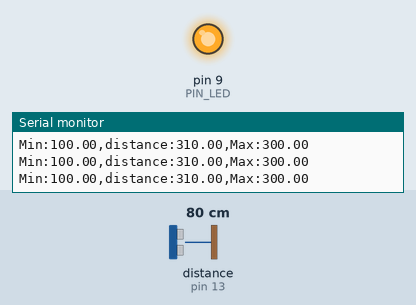
A sketch run on a simulated Arduino Uno, built with avr-gcc and run on an emulated ATmega328P. Shown: output pins drawn as LEDs (lit = HIGH), the last lines printed to the serial monitor. Wiring (inferred from the names in the program): ultrasonic range finder: trigger pin 12; echo pin 13. The test bench sets the inputs (shaded band); at power-on: distance to the obstacle (sensor on pin 13) 80 cm. The echo pulse lasts 58.3 µs per cm; pins used as bus, display or sensor lines are not drawn.

Above: at 1.2 s.
1.3 s: distance to the obstacle (sensor on pin 13) set to 18 cm
At 2.6 s:
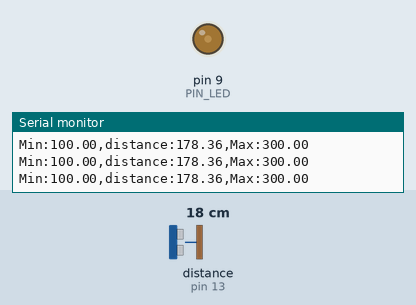
2.9 s: distance to the obstacle (sensor on pin 13) set to 2 cm
At 4.0 s:
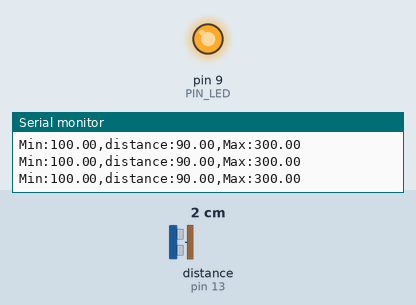
Timing chart, 0 to 5.9 s (numbered marks = the images above; inputs shaded):
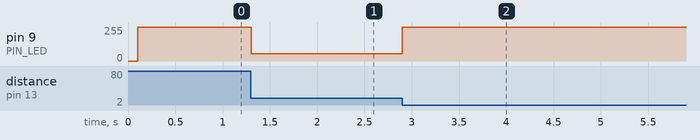

The sketch:

08_example_2.ino
```cpp
// Arduino pin assignment
#define PIN_LED  9
#define PIN_TRIG 12   // sonar sensor TRIGGER
#define PIN_ECHO 13   // sonar sensor ECHO

// configurable parameters
#define SND_VEL 346.0     // sound velocity at 24 celsius degree (unit: m/sec)
#define INTERVAL 100    // sampling interval (unit: msec)
#define PULSE_DURATION 10 // ultra-sound Pulse Duration (unit: usec)
#define _DIST_MIN 100.0   // minimum distance to be measured (unit: mm)
#define _DIST_MIDDLE 200.0
#define _DIST_MAX 300.0   // maximum distance to be measured (unit: mm)

#define TIMEOUT ((INTERVAL / 2) * 1000.0) // maximum echo waiting time (unit: usec)
#define SCALE (0.001 * 0.5 * SND_VEL) // coefficent to convert duration to distance

unsigned long last_sampling_time;   // unit: msec

void setup() {
  // initialize GPIO pins
  pinMode(PIN_LED, OUTPUT);
  pinMode(PIN_TRIG, OUTPUT);  // sonar TRIGGER
  pinMode(PIN_ECHO, INPUT);   // sonar ECHO
  digitalWrite(PIN_TRIG, LOW);  // turn-off Sonar

  // initialize serial port
  Serial.begin(57600);
}

void loop() {
  float distance;
  double bright;


  // wait until next sampling time.
  // millis() returns the number of milliseconds since the program started.
  //    will overflow after 50 days.
  if (millis() < (last_sampling_time + INTERVAL))
    return;

  distance = USS_measure(PIN_TRIG, PIN_ECHO); // read distance

  if ((distance == 0.0) || (distance > _DIST_MAX)) {
      distance = _DIST_MAX + 10.0;    // Set Higher Value
      digitalWrite(PIN_LED, 1);       // LED OFF
  } else if (distance < _DIST_MIN) {
      distance = _DIST_MIN - 10.0;    // Set Lower Value
      digitalWrite(PIN_LED, 1);      // LED OFF
  } else {    // In desired Range
      if((distance >= _DIST_MIN) && (distance < _DIST_MIDDLE)){
        bright = (distance - _DIST_MIN)*(255 / (_DIST_MIDDLE - _DIST_MIN));
        analogWrite(PIN_LED, 255-bright);
      }
      else{
        bright = ((_DIST_MAX - distance)*(255 / (_DIST_MAX - _DIST_MIDDLE)));
        analogWrite(PIN_LED, 255-bright);
      }
  }

  // output the distance to the serial port
  Serial.print("Min:");        Serial.print(_DIST_MIN);
  Serial.print(",distance:");  Serial.print(distance);
  Serial.print(",Max:");       Serial.print(_DIST_MAX);
  Serial.println("");


  // update last sampling time
  last_sampling_time += INTERVAL;
}

// get a distance reading from USS. return value is in millimeter.
float USS_measure(int TRIG, int ECHO)
{
  digitalWrite(TRIG, HIGH);
  delayMicroseconds(PULSE_DURATION);
  digitalWrite(TRIG, LOW);

  return pulseIn(ECHO, HIGH, TIMEOUT) * SCALE; // unit: mm

  // Pulse duration to distance conversion example (target distance = 17.3m)
  // - pulseIn(ECHO, HIGH, timeout) returns microseconds (음파의 왕복 시간)
  // - 편도 거리 = (pulseIn() / 1,000,000) * SND_VEL / 2 (미터 단위)
  //   mm 단위로 하려면 * 1,000이 필요 ==>  SCALE = 0.001 * 0.5 * SND_VEL
  //
  // - 예, pusseIn()이 100,000 이면 (= 0.1초, 왕복 거리 34.6m)
  //        = 100,000 micro*sec * 0.001 milli/micro * 0.5 * 346 meter/sec
  //        = 100,000 * 0.001 * 0.5 * 346
  //        = 17,300 mm  ==> 17.3m
}
```

Measured:
- after the input at 1.3 s, pin 9 (PIN_LED): 255/255 → 54/255 at once, → 55/255 0.10 s later
- after the input at 2.9 s, pin 9 (PIN_LED): 55/255 → 255/255 at once
